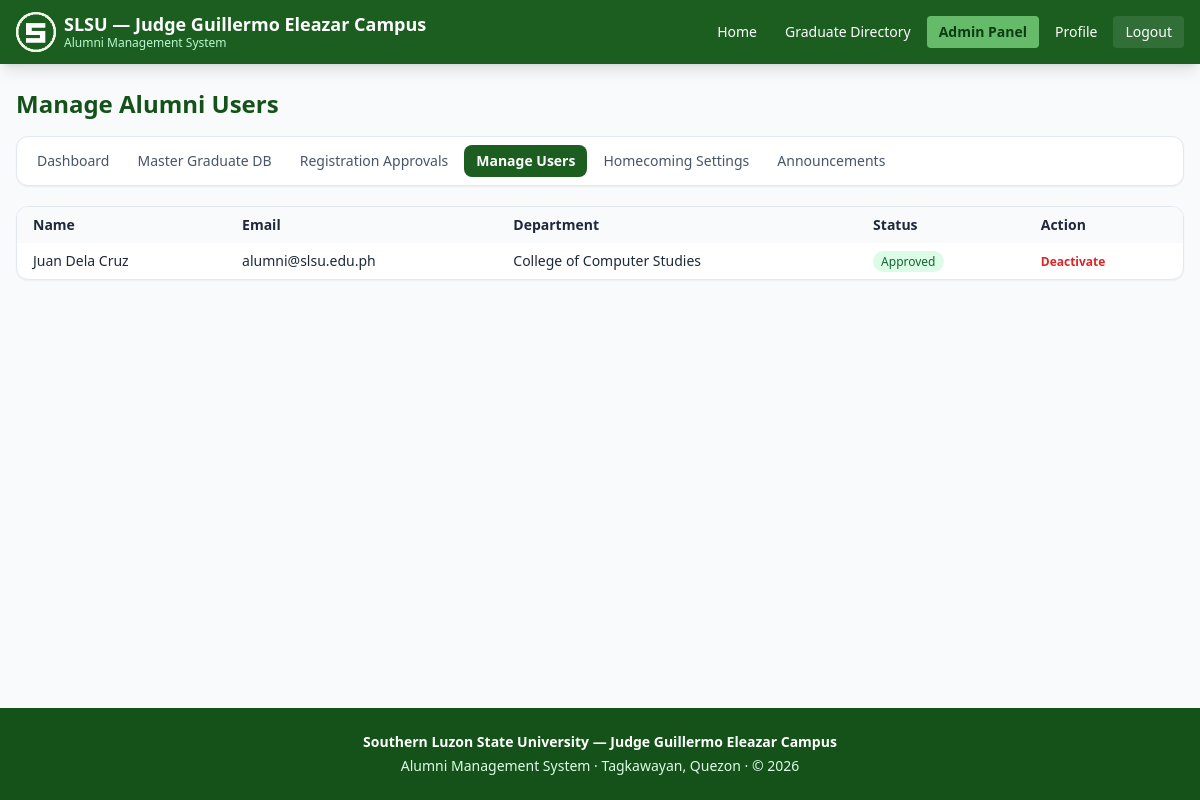
Page /admin/users (signed in) on the committed database.
### tables this page shows
CREATE TABLE users (
    id INTEGER PRIMARY KEY AUTOINCREMENT,
    full_name TEXT NOT NULL,
    student_number TEXT NOT NULL,
    department TEXT,
    year_graduated INTEGER,
    email TEXT UNIQUE NOT NULL,
    contact TEXT,
    password_hash TEXT NOT NULL,
    status TEXT NOT NULL DEFAULT 'pending_unverified',
    verification_status TEXT NOT NULL DEFAULT 'unverified',
    is_admin INTEGER NOT NULL DEFAULT 0,
    bio TEXT DEFAULT '',
    employment TEXT DEFAULT '',
    location TEXT DEFAULT '',
    profile_pic TEXT DEFAULT '',
    created_at TEXT NOT NULL,
    last_login TEXT
);

### app.py (the view)
@app.route("/admin/users")
@admin_required
def admin_users():
    db = get_db()
    users = db.execute("SELECT * FROM users WHERE is_admin=0 ORDER BY created_at DESC").fetchall()
    return render_template("admin/users.html", users=users)

### app.py (called while the page is built)
def get_db():
    if "db" not in g:
        g.db = sqlite3.connect(DATABASE)
        g.db.row_factory = sqlite3.Row
        g.db.execute("PRAGMA foreign_keys = ON")
    return g.db

def current_user():
    uid = session.get("user_id")
    if not uid:
        return None
    db = get_db()
    return db.execute("SELECT * FROM users WHERE id = ?", (uid,)).fetchone()

def admin_required(f):
    @wraps(f)
    def wrapper(*args, **kwargs):
        if not session.get("user_id") or not session.get("is_admin"):
            abort(403)
        return f(*args, **kwargs)
    return wrapper

def unread_count():
    user = current_user()
    if not user:
        return 0
    db = get_db()
    row = db.execute(
        "SELECT COUNT(*) AS c FROM notifications WHERE user_id = ? AND is_read = 0",
        (user["id"],),
    ).fetchone()
    return row["c"] if row else 0

@app.context_processor
def inject_globals():
    return {
        "current_user": current_user(),
        "unread_count": unread_count(),
        "now_year": datetime.now().year,
        "REACTIONS": REACTIONS,  # [NEW] exposed to templates for reaction picker
    }

### templates/admin/users.html (shortened to what this page needs)
{% extends "base.html" %}
{% block content %}
<h1 class="text-2xl font-bold text-slsu-800 mb-4">Manage Alumni Users</h1>
{% include "admin/_nav.html" %}
<div class="bg-white rounded-xl border border-slate-200 shadow-sm overflow-hidden">
  <table class="w-full text-sm">
    <thead class="bg-slate-50"><tr>
      <th class="text-left px-4 py-2">Name</th><th class="text-left px-4 py-2 hidden md:table-cell">Email</th>
      <th class="text-left px-4 py-2 hidden md:table-cell">Department</th><th class="text-left px-4 py-2">Status</th><th class="text-left px-4 py-2">Action</th>
    </tr></thead>
    <tbody class="divide-y divide-slate-100">
      {% for u in users %}
      <tr>
        <td class="px-4 py-2 font-medium">{{ u.full_name }}</td>
        <td class="px-4 py-2 hidden md:table-cell">{{ u.email }}</td>
        <td class="px-4 py-2 hidden md:table-cell">{{ u.department or '—' }}</td>
        <td class="px-4 py-2">
          {% if u.status == 'approved' %}<span class="text-xs bg-green-100 text-green-800 px-2 py-0.5 rounded-full">Approved</span>
          {% elif u.status == 'deactivated' %}<span class="text-xs bg-slate-200 text-slate-700 px-2 py-0.5 rounded-full">Deactivated</span>
          {% elif u.status == 'rejected' %}<span class="text-xs bg-red-100 text-red-800 px-2 py-0.5 rounded-full">Rejected</span>
          {% else %}<span class="text-xs bg-green-100 text-green-800 px-2 py-0.5 rounded-full">Pending</span>{% endif %}
        </td>
        <td class="px-4 py-2">
          {% if u.status == 'deactivated' %}
          <form method="post" action="{{ url_for('admin_user_action', uid=u.id, action='activate') }}"><button class="text-xs text-green-600 font-semibold hover:underline">Activate</button></form>
          {% else %}
          <form method="post" action="{{ url_for('admin_user_action', uid=u.id, action='deactivate') }}" onsubmit="return confirm('Deactivate this account?')"><button class="text-xs text-red-600 font-semibold hover:underline">Deactivate</button></form>
          {% endif %}
        </td>
      </tr>
      {% else %}
      <tr><td colspan="5" class="px-4 py-6 text-center text-slate-400">No users.</td></tr>
      {% endfor %}
    </tbody>
  </table>
</div>
{% endblock %}

### rows in the picture
users: full_name "Juan Dela Cruz", email "alumni@slsu.edu.ph", department "College of Computer Studies", status "Approved"

### other values in the picture
{{ label }} "Dashboard" "Master Graduate DB" "Registration Approvals" "Manage Users" "Homecoming Settings" "Announcements"
